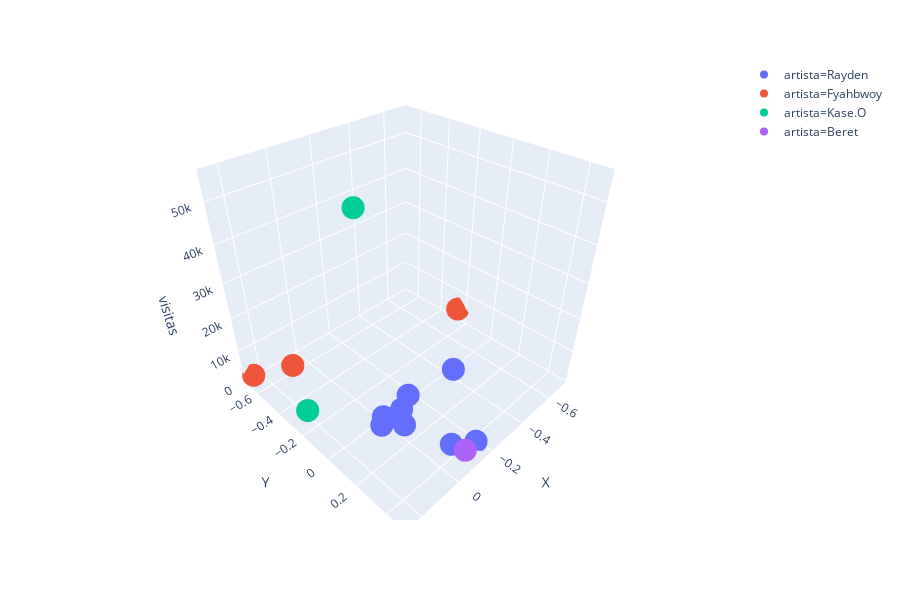

Here is the notebook cell this chart was saved with:
### Code cell
import plotly.express as px

fig = px.scatter_3d(df, y='Y', x='X', z='visitas', color='artista')
fig.show()

### Figure 1 — Plotly figure (JSON) as saved in the notebook; plotly's stock layout.template omitted (floating-point values rounded to 4 significant figures)
{"data": [{"hoverlabel": {"namelength": 0}, "hovertemplate": "artista=Rayden<br>X=%{x}<br>Y=%{y}<br>visitas=%{z}", "legendgroup": "artista=Rayden", "marker": {"color": "#636efa", "symbol": "circle"}, "mode": "markers", "name": "artista=Rayden", "scene": "scene", "showlegend": true, "type": "scatter3d", "x": [0.001017, -0.1725, -0.08051, 0.009808, -0.02729, -0.05098, -0.07375, 0.03952, 0.02548], "y": [0.145, 0.4353, 0.08993, 0.02721, 0.09995, 0.3859, 0.3823, 0.05406, 0.1937], "z": [8658, 1245, 7735, 2316, 3954, 26121, 2915, 1815, 6565]}, {"hoverlabel": {"namelength": 0}, "hovertemplate": "artista=Fyahbwoy<br>X=%{x}<br>Y=%{y}<br>visitas=%{z}", "legendgroup": "artista=Fyahbwoy", "marker": {"color": "#EF553B", "symbol": "circle"}, "mode": "markers", "name": "artista=Fyahbwoy", "scene": "scene", "showlegend": true, "type": "scatter3d", "x": [0.1109, 0.2492, -0.7034], "y": [-0.5509, -0.6816, -0.2387], "z": [4328, 2105, 5068]}, {"hoverlabel": {"namelength": 0}, "hovertemplate": "artista=Kase.O<br>X=%{x}<br>Y=%{y}<br>visitas=%{z}", "legendgroup": "artista=Kase.O", "marker": {"color": "#00cc96", "symbol": "circle"}, "mode": "markers", "name": "artista=Kase.O", "scene": "scene", "showlegend": true, "type": "scatter3d", "x": [0.2151, 0.05063], "y": [-0.2536, -0.04882], "z": [3240, 55337]}, {"hoverlabel": {"namelength": 0}, "hovertemplate": "artista=Beret<br>X=%{x}<br>Y=%{y}<br>visitas=%{z}", "legendgroup": "artista=Beret", "marker": {"color": "#ab63fa", "symbol": "circle"}, "mode": "markers", "name": "artista=Beret", "scene": "scene", "showlegend": true, "type": "scatter3d", "x": [-0.06118], "y": [0.4748], "z": [5378]}], "layout": {"height": 600, "legend": {"tracegroupgap": 0}, "margin": {"t": 60}, "scene": {"domain": {"x": [0, 1], "y": [0, 1]}, "xaxis": {"title": {"text": "X"}}, "yaxis": {"title": {"text": "Y"}}, "zaxis": {"title": {"text": "visitas"}}}}}
